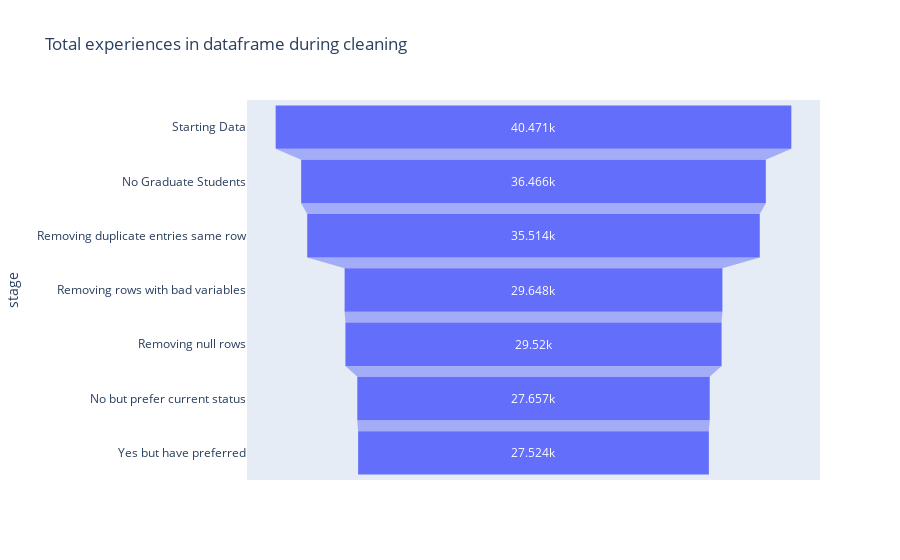

The code cell stored with this chart in its notebook:
### Code cell
data = dict(
    number=[totalExpOne, totalExpTwo, totalExpThree, totalExpFour,totalExpFive, totalExpSix,totalExpSeven],
    stage=["Starting Data", "No Graduate Students", "Removing duplicate entries same row", "Removing rows with bad variables","Removing null rows","No but prefer current status","Yes but have preferred"])
fig = px.funnel(data, x='number', y='stage',title='Total experiences in dataframe during cleaning')
fig.show()

### Figure 1 — Plotly figure (JSON) as saved in the notebook; plotly's stock layout.template omitted (floating-point values rounded to 4 significant figures)
{"data": [{"hovertemplate": "number=%{x}<br>stage=%{y}<extra></extra>", "legendgroup": "", "marker": {"color": "#636efa"}, "name": "", "orientation": "h", "showlegend": false, "type": "funnel", "x": [40471, 36466, 35514, 29648, 29520, 27657, 27524], "xaxis": "x", "y": ["Starting Data", "No Graduate Students", "Removing duplicate entries same row", "Removing rows with bad variables", "Removing null rows", "No but prefer current status", "Yes but have preferred"], "yaxis": "y"}], "layout": {"legend": {"tracegroupgap": 0}, "title": {"text": "Total experiences in dataframe during cleaning"}, "xaxis": {"anchor": "y", "domain": [0, 1], "title": {"text": "number"}}, "yaxis": {"anchor": "x", "domain": [0, 1], "title": {"text": "stage"}}}}
